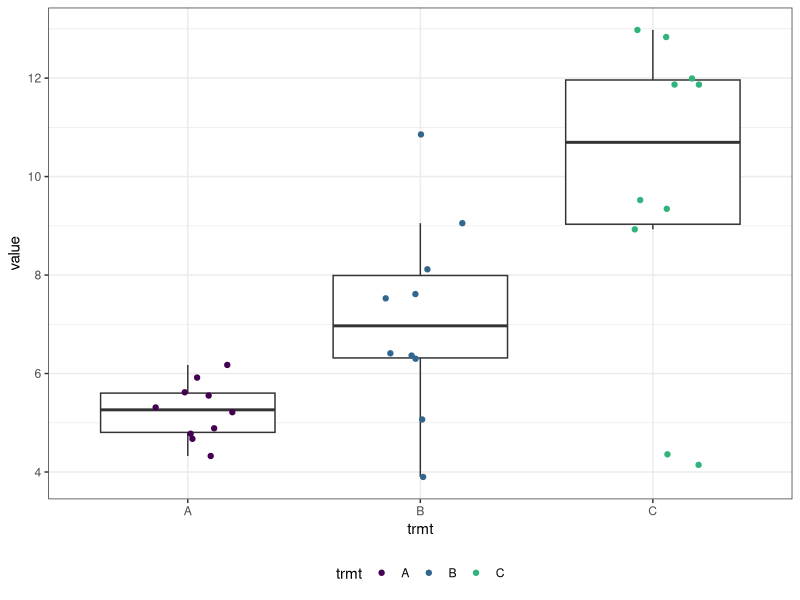
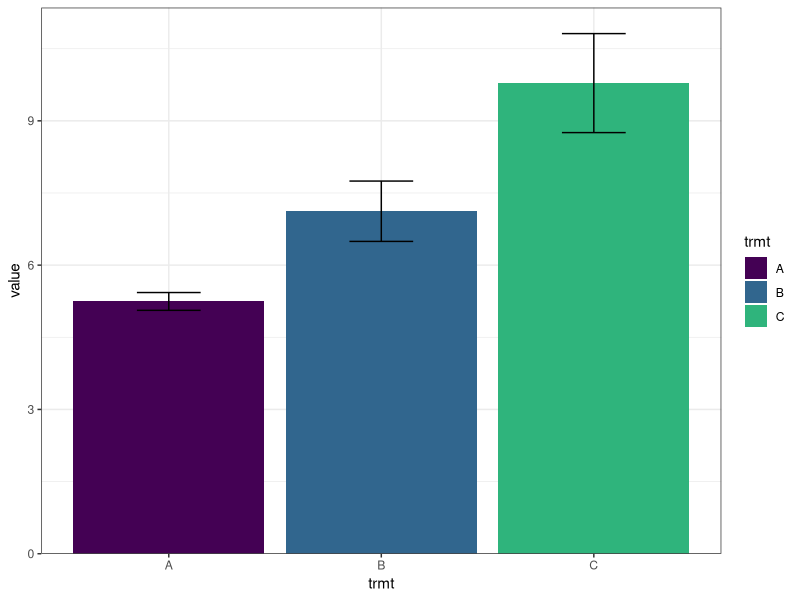
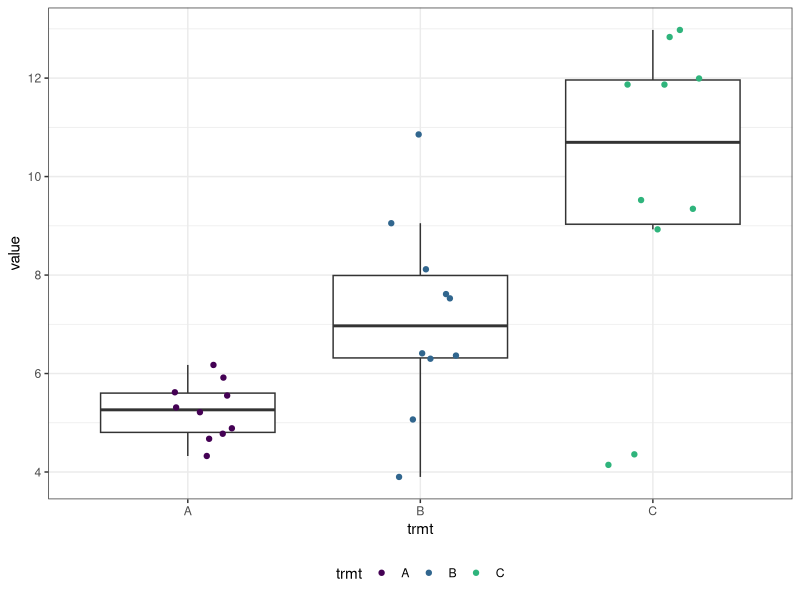
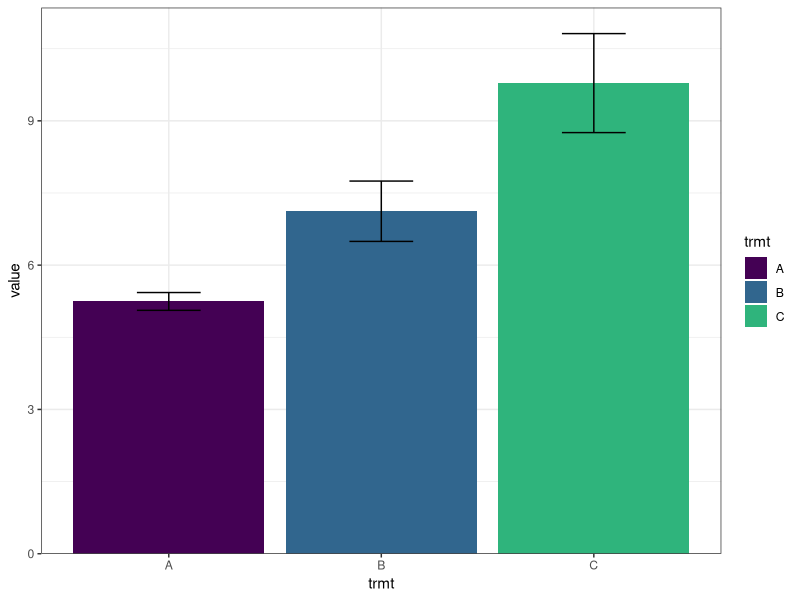
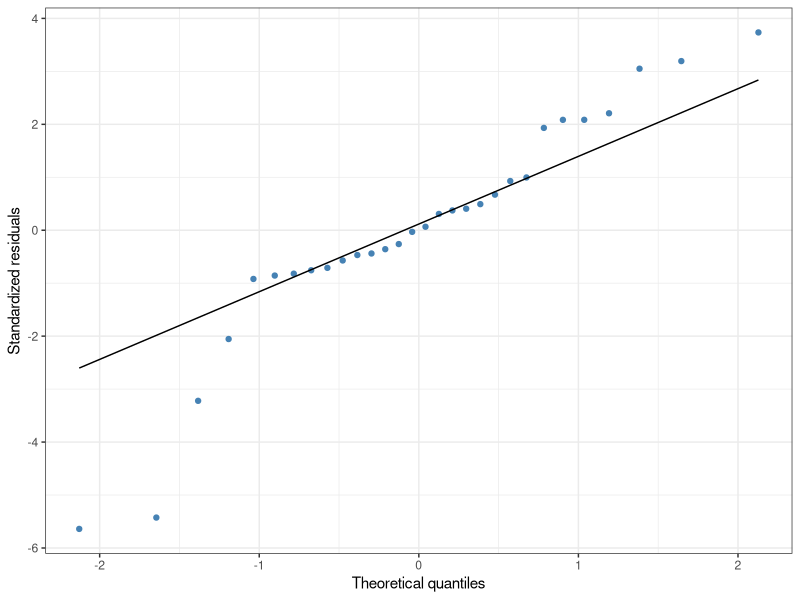
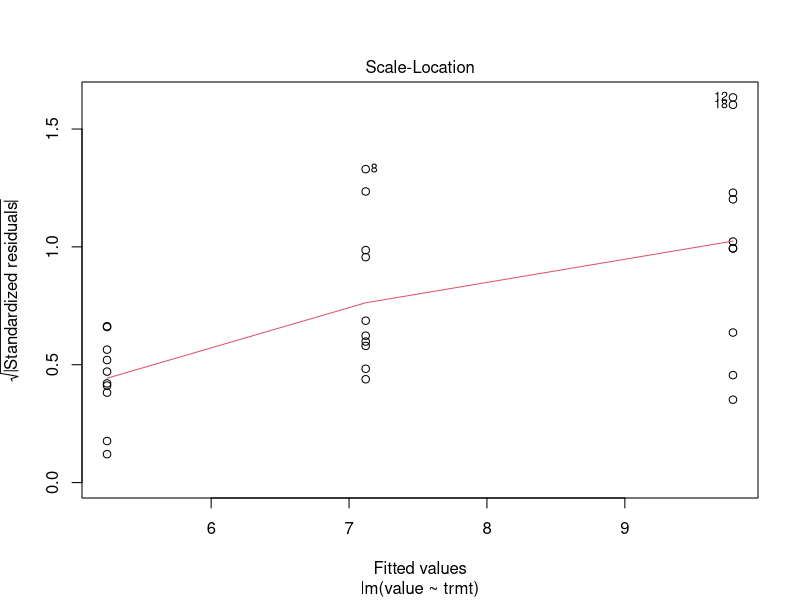
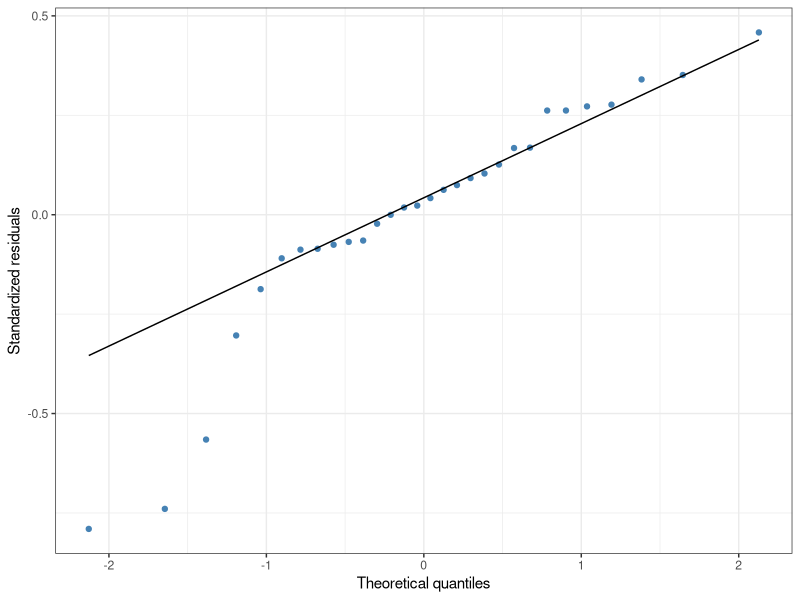
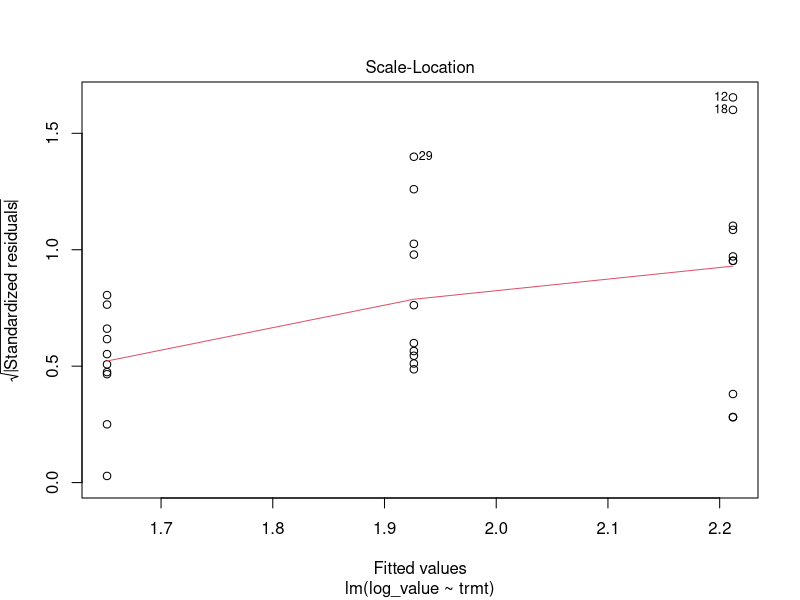

Reproduce these figures in R, in order.
# R code to develop Shiny app for running ANOVAs or K-W tests
# Part 1 of 3: exploratory tables and plots, ANOVA assumptions, and transformations

#load packages
library(tidyverse)
library(broom)
library(rstatix)

#### Simulate data-=======================================================================================
### Create three vectors from random normal distribution
set.seed(101)
A<-rnorm(10,5,1)
B<-rnorm(10,8,2)
C<-rnorm(10,10,4)

### Combine vectors into a tibble (long format)
tibble(A,B,C) %>% 
  pivot_longer(cols=everything(),names_to="trmt",values_to="value") -> sampDF


### Create function to make tibble-------------------------------------------------------------------------
samp_maker<-function(n=10){
  tibble(
    A=rnorm(n,10,1),
    B=rnorm(n,14,3),
    C=rnorm(n,18,5)
  ) %>% 
    pivot_longer(cols=everything(),names_to="trmt",values_to="value")
}


#### Exploratory data analysis============================================================================
### Summary data table
sampDF %>%
  group_by(trmt) %>%
  summarize(across(value, list(n=length,min=min,median=median,mean=mean,max=max,sd=sd,se=function(x) sd(x)/sqrt(length(x))),.names="{.fn}"))

### Exploratory plots
## Boxplot
sampDF %>%
  ggplot(aes(x=trmt,y=value)) +
  geom_boxplot(outlier.shape=NA) +
  geom_point(aes(color=trmt),position=position_jitterdodge()) +
  scale_color_viridis_d(begin=0,end=0.65) +
  theme_bw() +
  theme(legend.position="bottom")

## Barplot
sampDF %>%
  ggplot(aes(x=trmt,y=value,fill=trmt)) +
  stat_summary(fun="mean",geom="bar") +
  stat_summary(fun.data="mean_se",geom="errorbar",width=0.3) +
  scale_fill_viridis_d(begin=0,end=0.65) +
  scale_y_continuous(expand=expansion(mult=c(0,0.05))) +
  theme_bw()


### Create functions to build boxplots and barplots
boxplotter<-function(df,x,y){
  df %>%
    ggplot(aes(x={{x}},y={{y}})) +
    geom_boxplot(outlier.shape=NA) +
    geom_point(aes(color={{x}}),position=position_jitterdodge()) +
    scale_color_viridis_d(begin=0,end=0.65) +
    theme_bw() +
    theme(legend.position="bottom")
}

barplotter<-function(df,x,y){
  df %>%
    ggplot(aes(x={{x}},y={{y}},fill={{x}})) +
    stat_summary(fun="mean",geom="bar") +
    stat_summary(fun.data="mean_se",geom="errorbar",width=0.3) +
    scale_fill_viridis_d(begin=0,end=0.65) +
    scale_y_continuous(expand=expansion(mult=c(0,0.05))) +
    theme_bw()
}

boxplotter(sampDF,trmt,value)
barplotter(sampDF,trmt,value)


#### ANOVA assumptions=====================================================================================
### Pull residuals
mod<-lm(value~trmt,data=sampDF)
augment(mod)[,c("trmt","value",".resid")] %>%
  rename(resid=".resid") -> mod_residDF

### Test normality assumption
## Graphically
mod_residDF %>%
  ggplot(aes(sample=resid)) +
  stat_qq(color="steelblue") + 
  stat_qq_line() +
  labs(x="Theoretical quantiles",
       y="Standardized residuals") +
  theme_bw()
#many outliers at the tails

## Statistically
mod_residDF %>%
  shapiro_test(resid) 
#p=0.0235; non-normal


### Test equal variance assumption
## Graphically 
plot(mod,which=3)
#line is clearly not horizontal, so variance unequal

## Statistically
mod_residDF %>%
  levene_test(value~trmt)
#p=0.0113; unequal variance


### Create function to pull residuals------------------------------------------------------------------
residual_extracter<-function(data,y, trmt){
  mod<-lm(y~trmt,data)
  augment(mod)[,c("trmt","value",".resid")] %>%
    rename(resid=".resid") -> mod_residDF
  mod_residDF
}


#### Data transformations & ANOVA assumptions===========================================================
### Transform data
## Log 
sampDF %>%
  mutate(log_value=log(value)) -> sampDF_log

mod_log<-lm(log_value~trmt,data=sampDF_log)
augment(mod_log)[,c("trmt","log_value",".resid")] %>%
  rename(resid=".resid") -> mod_log_residDF


## Square-root
sampDF %>%
  mutate(sqrt_value=sqrt(value)) -> sampDF_sqrt

mod_sqrt<-lm(sqrt_value~trmt,data=sampDF_sqrt)
augment(mod_sqrt)[,c("trmt","sqrt_value",".resid")] %>%
  rename(resid=".resid") -> mod_sqrt_residDF


## Reciprocal
sampDF %>%
  mutate(recip_value=1/value) -> sampDF_recip

mod_recip<-lm(recip_value~trmt,data=sampDF_recip)
augment(mod_recip)[,c("trmt","recip_value",".resid")] %>%
  rename(resid=".resid") -> mod_recip_residDF


### Test assumptions (using log-transform as an example)
## Normality
# Graphically
mod_log_residDF %>%
  ggplot(aes(sample=resid)) +
  stat_qq(color="steelblue") + 
  stat_qq_line() +
  labs(x="Theoretical quantiles",
       y="Standardized residuals") +
  theme_bw()
#highly skewed tail; appears non-normal

# Statistically
mod_log_residDF %>%
  shapiro_test(resid) 
#p=0.0054; non-normal


## Equal variance
# Graphically
plot(mod_log,which=3)
#non horizontal; appears unequal

# Statistically
mod_log_residDF %>%
  levene_test(log_value~trmt)
#equal variance


### Create function to build DF of transformed values and residuals-----------------------------------------
data_transformer<-function(data,trans,test){
  data %>%
    mutate(trans_value=trans(value)) %>%
    lm(trans_value~trmt,.) %>%
    augment() %>%
    select(trmt,trans_value,resid=".resid") -> sampDF_trans
  sampDF_trans
}
